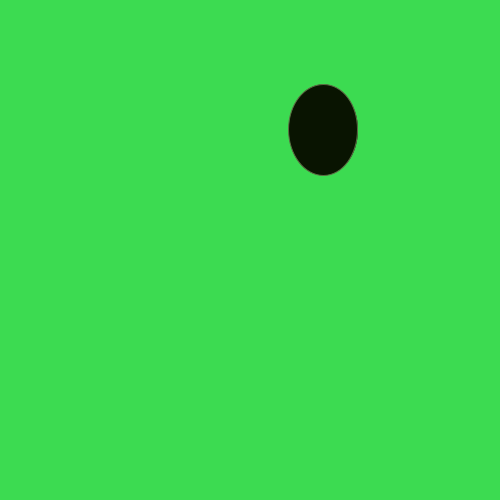
Frame 1 (no input)
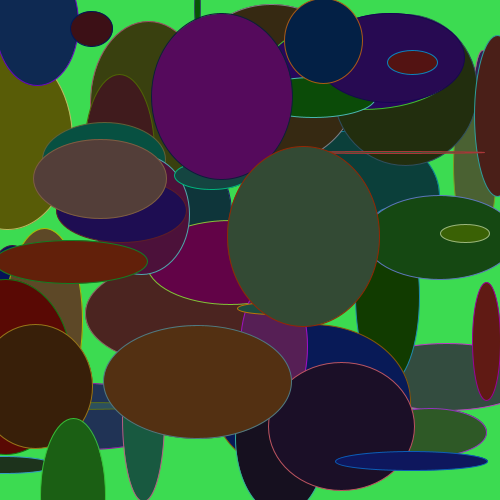
Frame 60 (the mouse pressed at the canvas centre just before this capture)
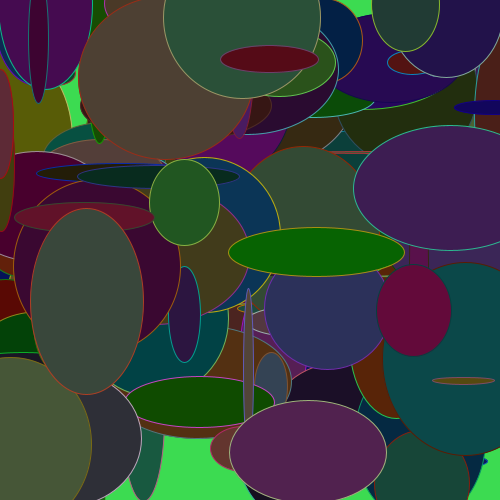
Frame 120 (the mouse held since frame 60 and released just before this capture)

The Processing sketch that drew these frames (run headless with seeded random() and noise(); from frame 60 on, the mouse is pressed at the canvas centre):

// Processing sketch: presentation_random
// ── presentation_random.pde
float x = random(500);
float y = random(500);
float hastighet = random(5);
void setup()
{
  size(500, 500);
  background(random(256), random(256), random(256));
}
 void draw()
{
  stroke (random(200), random(200), random(200));
  fill(random(100), random(100),random(100));
  ellipse(x, y, random(200), random(200));
  x = random(hastighet);
  if (x>width+random(100))
{
}
  if (y<height+random(100))
  {
    x = random(500);
    y = random(500);
  }
}
